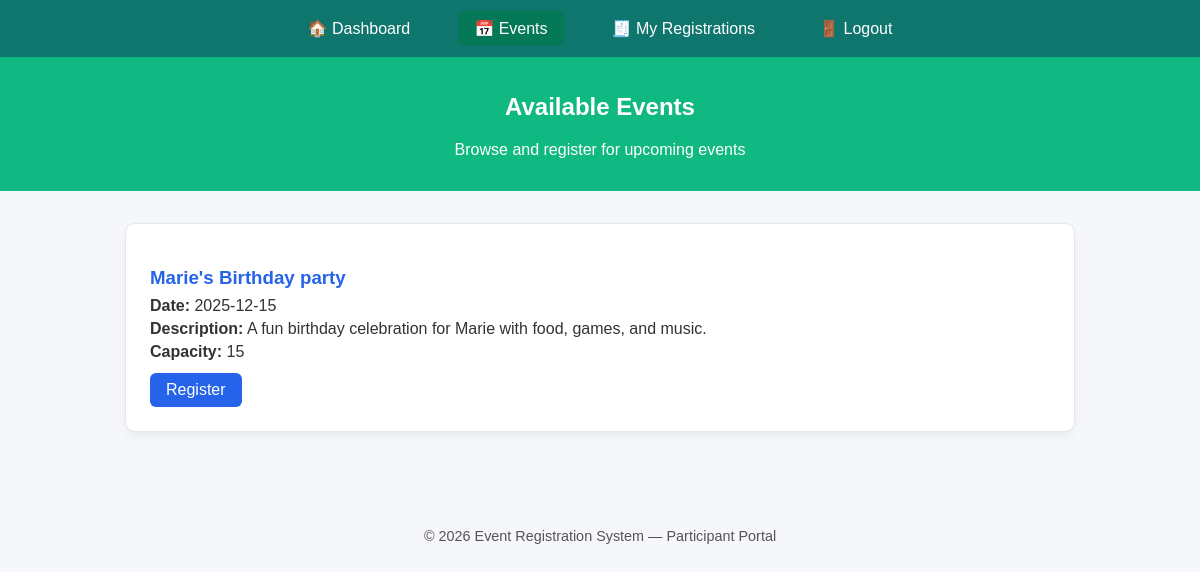
Screenshot of /participant/events.php (signed in) with the database file from the repository.
### tables this page shows
CREATE TABLE `events` (
  `id` int(10) UNSIGNED NOT NULL,
  `title` varchar(255) NOT NULL,
  `description` text DEFAULT NULL,
  `location` varchar(255) NOT NULL,
  `event_date` date NOT NULL,
  `created_at` timestamp NOT NULL DEFAULT current_timestamp(),
  `capacity` int(11) DEFAULT 0,
  `status` enum('open','closed') NOT NULL DEFAULT 'open'
);

### participant/events.php (the view, shortened to what this page needs)
<?php
require '../config.php';
$events = $pdo->query("SELECT * FROM events ORDER BY event_date DESC")->fetchAll();
?>
<!DOCTYPE html>
<html lang="en">
<head>
</head>
<body>
<div class="navbar">
    <a href="dashboard.php">🏠 Dashboard</a>
    <a href="events.php" class="active">📅 Events</a>
    <a href="my_registrations.php">🧾 My Registrations</a>
    <a href="../logout.php">🚪 Logout</a>
</div>
<header>
    <h2>Available Events</h2>
    <p>Browse and register for upcoming events</p>
</header>
<main>
    <?php if (empty($events)): ?>
        <p>No events are currently available.</p>
    <?php else: ?>
        <?php foreach ($events as $e): ?>
            <div class="event-card">
                <h3><?= htmlspecialchars($e['title']) ?></h3>
                <p><strong>Date:</strong> <?= htmlspecialchars($e['event_date']) ?></p>
                <p><strong>Description:</strong> <?= htmlspecialchars($e['description']) ?></p>
                <p><strong>Capacity:</strong> <?= $e['capacity'] ?: 'Unlimited' ?></p>
                <a href="?register=<?= $e['id'] ?>">Register</a>
            </div>
        <?php endforeach; ?>
    <?php endif; ?>
</main>
<footer>
    &copy; <?= date('Y') ?> Event Registration System — Participant Portal
</footer>
</body>
</html>

### participant/events.php (style rules this page uses)
body { font-family:Arial;background:#f5f7fa;margin:0;color:#333 }
.navbar { display:flex;justify-content:center;align-items:center;background:#0f766e;padding:0.7rem }
.navbar a { color:white;text-decoration:none;margin:0 1rem;padding:0.5rem 1rem;border-radius:6px;transition:background 0.3s }
.navbar a.active { background:#047857 }
header { background:#10b981;color:white;text-align:center;padding:1rem }
main { padding:2rem;max-width:950px;margin:0 auto }
.event-card { background:white;border:1px solid #e5e7eb;border-radius:10px;padding:1.5rem;margin-bottom:1rem;box-shadow:0 4px 10px rgba(0,0,0,0.05) }
.event-card h3 { color:#2563eb;margin-bottom:0.5rem }
.event-card p { margin:0.3rem 0 }
.event-card a { display:inline-block;margin-top:0.5rem;padding:0.5rem 1rem;background:#2563eb;color:white;border-radius:6px;text-decoration:none }
footer { text-align:center;color:#555;padding:1rem;margin-top:2rem;font-size:0.9rem }

### rows the page displays
events: title "Marie's Birthday party", event_date "2025-12-15", description "A fun birthday celebration for Marie with food, games, and music.", capacity "15"
